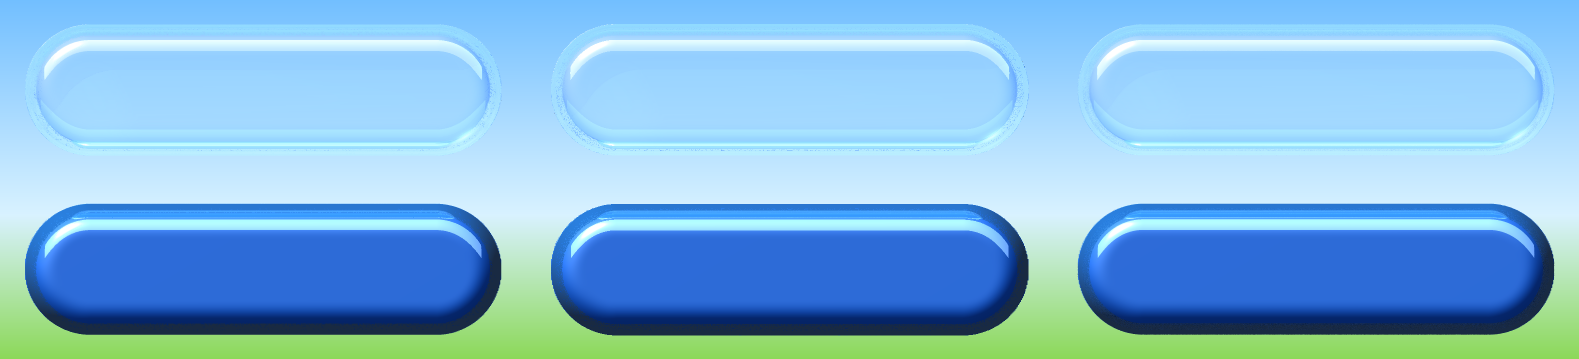

Generate this figure with Python:
import sys, time, threading; sys.path.insert(0, 'build')
from studio import build_sheet
from bryce_harness import preview
import export, numpy as np
from PIL import Image
GLASS = dict(diffuse='#d8f0ff', diffusion=0.12, ambient='#9fd8ff', ambience=0.08, specularity=1.0,
             transparency=0.85, transparent='#e8f8ff', reflection=0.25, refraction=1.25)
AQUA = dict(diffuse='#1466c8', diffusion=0.75, ambient='#0a3a80', ambience=0.35, specularity=1.0, reflection=0.35)
def fn(st):
    st.pill(8, 8, 160, 44, GLASS, bevel=12, thickness=20)
    st.pill(8, 68, 160, 44, AQUA, bevel=12, thickness=20)
res = {}
def run(tag, scale, aa):
    t = time.time()
    rgba, _ = build_sheet('aa_' + tag, fn, 176, 120, scale=scale, antialias=aa)
    res[tag] = (time.time() - t, rgba, scale)
ths = [threading.Thread(target=run, args=a) for a in (('s6', 6, None), ('s3n', 3, 'normal'), ('s3s', 3, 'supreme'))]
[t.start() for t in ths]; [t.join() for t in ths]
rows = []
for tag, (dt, rgba, scale) in res.items():
    print(tag, 'seconds', round(dt), rgba.shape)
    a3 = export.box_downsample(rgba, 2) if scale == 6 else rgba     # all at 3x
    rows.append(np.clip(preview.over(a3, 'aero'), 0, 1))
Image.fromarray((np.concatenate(rows, 1) * 255).astype(np.uint8)).save('lookdev/aa.png')
